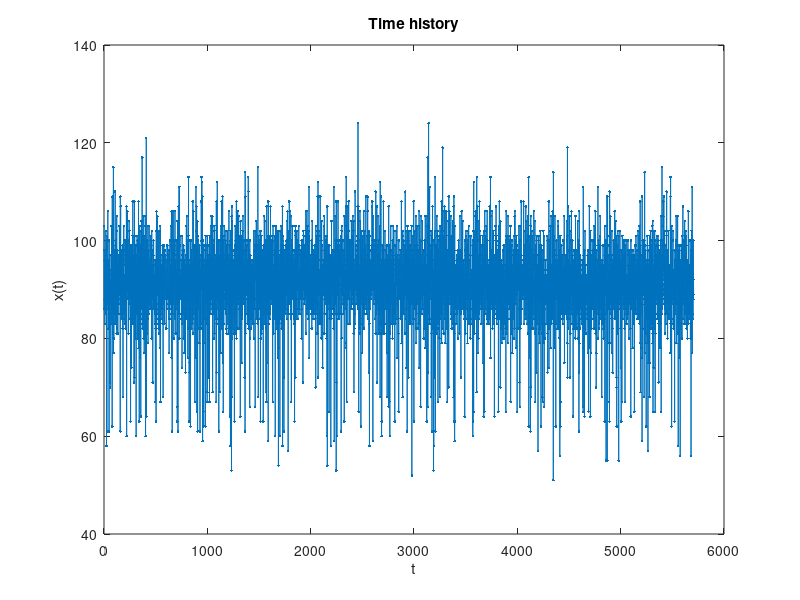

The MATLAB script that drew this image: (Note: this script raises an error after producing the figure.)



% Simulation of an ARMA process. 
% 1. Generation of a time series from a given ARMA process
% 2. Autocorrelation and partial autocorrelation 
% 3. Fit of a ARMA model.
% 4. Prediction error statistic for the ARMA model.
% 5. Multi-step predictions from a given target point with the ARMA model.
clear all
close all



rooV = [0.4+0.3*i 0.4-0.3*i 0.6 0.8]';
phi0= 0;
thetaV = [-5 0.4];
%n = 1000;
sdnoise = 0;
maxtau = 100;
Tmax = 10;
proptest = 0.3;
alpha = 0.05;

% 1. Generation of a time series from a given ARMA process
%xV=load('eruption1989.dat');
xV=load('eruption2006.dat');
%xV=xV(1:501);

n=length(xV);

figno = 1;
figure(figno)
clf
plot(xV,'.-')
hold on
xlabel('t')
ylabel('x(t)')
title(sprintf('Time history'))







% 2. Autocorrelation and partial autocorrelation 
% 2a. Autocorrelation
[acM] = autocorrelation(xV, maxtau);
zalpha = norminv(1-alpha/2);
autlim = zalpha/sqrt(n);
figno = figno + 1;
figure(figno)
clf
hold on
for ii=1:maxtau
    plot(acM(ii+1,1)*[1 1],[0 acM(ii+1,2)],'b','linewidth',1.5)
end
plot([0 maxtau+1],[0 0],'k','linewidth',1.5)
plot([0 maxtau+1],autlim*[1 1],'--c','linewidth',1.5)
plot([0 maxtau+1],-autlim*[1 1],'--c','linewidth',1.5)
xlabel('\tau')
ylabel('r(\tau)')
title(sprintf('Autocorrelation'))

% 2b. Partial autocorrelation
display = 1;
pacfV = parautocor(xV,maxtau);
figno = figno + 1;
figure(figno)
clf
hold on
for ii=1:maxtau
    plot(acM(ii+1,1)*[1 1],[0 pacfV(ii)],'b','linewidth',1.5)
end
plot([0 maxtau+1],[0 0],'k','linewidth',1.5)
plot([0 maxtau+1],autlim*[1 1],'--c','linewidth',1.5)
plot([0 maxtau+1],-autlim*[1 1],'--c','linewidth',1.5)
xlabel('\tau')
ylabel('\phi_{\tau,\tau}')
title(sprintf('Partial autocorrelation'))

% 3. Fit of an ARMA model.
p = input('Give the order p of the AR part >'); 
q = input('Give the order q of the MA part >'); 
[nrmseV,phiallV,thetaallV,SDz,aicS,fpeS]=fitARMA(xV,p,q,Tmax);
fprintf('===== ARMA model ===== \n');
fprintf('Estimated coefficients of phi(B):\n');
disp(phiallV')
fprintf('Estimated coefficients of theta(B):\n');
disp(thetaallV')
fprintf('SD of noise: %f \n',SDz);
fprintf('AIC: %f \n',aicS);
fprintf('FPE: %f \n',fpeS);
fprintf('\t T \t\t NRMSE \n');
disp([[1:Tmax]' nrmseV])
if Tmax>3
    figno = figno + 1;
    figure(figno)
    clf
    plot([1:Tmax]',nrmseV,'.-k')
    hold on
    plot([1 Tmax],[1 1],'y')
    xlabel('T')
    ylabel('NRMSE')
    title(sprintf('ARMA(%d,%d), fitting error',p,q))
end    




% 4. Prediction error statistic for the ARMA model.
nlast = proptest*n;
tittxt = sprintf('ARMA(%d,%d), %%test=%1.2f, prediction error',p,q,proptest);
figno = figno + 1;
figure(figno);
clf
[nrmseV,preM] = predictARMAnrmse(xV,p,q,Tmax,nlast,'example');
figno = figno + 1;
figure(figno);
clf
plot([n-nlast+1:n]',xV(n-nlast+1:n),'.-')
hold on
plot([n-nlast+1:n]',preM(:,1),'.-r')
if Tmax>1
    plot([n-nlast+1:n]',preM(:,2),'.-c')
	if Tmax>2
        plot([n-nlast+1:n]',preM(:,3),'.-k')
    end
end
switch Tmax
    case 1
        legend('true','T=1','Location','Best')
    case 2
        legend('true','T=1','T=2','Location','Best')
    otherwise
        legend('true','T=1','T=2','T=3','Location','Best')
end


% 5. Multi-step predictions from a given target point with the ARMA model.
n1 = n-Tmax;
figno = figno + 1;
figure(figno);
clf
[preV] = predictARMAmultistep(xV,n1,p,q,Tmax,'example');

